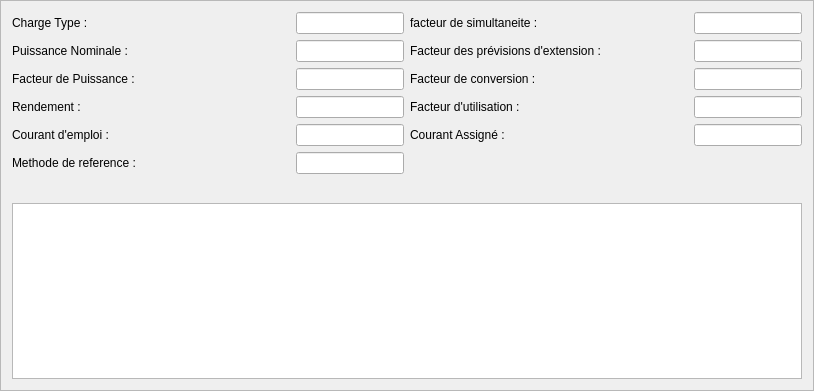
  <widget class="QFrame" name="frame_charge_data_generated">
   <property name="geometry">
    <rect>
     <x>830</x>
     <y>518</y>
     <width>814</width>
     <height>391</height>
    </rect>
   </property>
   <property name="sizePolicy">
    <sizepolicy hsizetype="Expanding" vsizetype="Expanding">
     <horstretch>0</horstretch>
     <verstretch>0</verstretch>
    </sizepolicy>
   </property>
   <property name="frameShape">
    <enum>QFrame::StyledPanel</enum>
   </property>
   <property name="frameShadow">
    <enum>QFrame::Raised</enum>
   </property>
   <layout class="QGridLayout" name="gridLayout_10">
    <item row="0" column="0">
     <layout class="QGridLayout" name="gridLayout_9">
      <item row="0" column="0">
       <layout class="QGridLayout" name="gridLayout_6">
        <item row="0" column="0">
         <layout class="QHBoxLayout" name="horizontalLayout_3">
          <item>
           <widget class="QLabel" name="label_19">
            <property name="sizePolicy">
             <sizepolicy hsizetype="Preferred" vsizetype="Preferred">
              <horstretch>0</horstretch>
              <verstretch>0</verstretch>
             </sizepolicy>
            </property>
            <property name="text">
             <string>Charge Type :</string>
            </property>
           </widget>
          </item>
          <item>
           <spacer name="horizontalSpacer_4">
            <property name="orientation">
             <enum>Qt::Horizontal</enum>
            </property>
            <property name="sizeHint" stdset="0">
             <size>
              <width>40</width>
              <height>20</height>
             </size>
            </property>
           </spacer>
          </item>
          <item>
           <widget class="QLineEdit" name="field_charge_data_name_type_result">
            <property name="sizePolicy">
             <sizepolicy hsizetype="Preferred" vsizetype="Preferred">
              <horstretch>0</horstretch>
              <verstretch>0</verstretch>
             </sizepolicy>
            </property>
            <property name="readOnly">
             <bool>true</bool>
            </property>
           </widget>
          </item>
         </layout>
        </item>
        <item row="1" column="0">
         <layout class="QHBoxLayout" name="horizontalLayout_9">
          <item>
           <widget class="QLabel" name="label_30">
            <property name="sizePolicy">
             <sizepolicy hsizetype="Preferred" vsizetype="Preferred">
              <horstretch>0</horstretch>
              <verstretch>0</verstretch>
             </sizepolicy>
            </property>
            <property name="text">
             <string>Puissance Nominale :</string>
            </property>
           </widget>
          </item>
          <item>
           <spacer name="horizontalSpacer_8">
            <property name="orientation">
             <enum>Qt::Horizontal</enum>
            </property>
            <property name="sizeType">
             <enum>QSizePolicy::MinimumExpanding</enum>
            </property>
            <property name="sizeHint" stdset="0">
             <size>
              <width>40</width>
              <height>20</height>
             </size>
            </property>
           </spacer>
          </item>
          <item>
           <widget class="QLineEdit" name="field_charge_data_name_puissance_nominale_result">
            <property name="sizePolicy">
             <sizepolicy hsizetype="Preferred" vsizetype="Preferred">
              <horstretch>0</horstretch>
              <verstretch>0</verstretch>
             </sizepolicy>
            </property>
            <property name="readOnly">
             <bool>true</bool>
            </property>
           </widget>
          </item>
         </layout>
        </item>
        <item row="2" column="0">
         <layout class="QHBoxLayout" name="horizontalLayout_10">
          <item>
           <widget class="QLabel" name="label_29">
            <property name="sizePolicy">
             <sizepolicy hsizetype="Preferred" vsizetype="Preferred">
              <horstretch>0</horstretch>
              <verstretch>0</verstretch>
             </sizepolicy>
            </property>
            <property name="text">
             <string>Facteur de Puissance :</string>
            </property>
           </widget>
          </item>
          <item>
           <spacer name="horizontalSpacer_7">
            <property name="orientation">
             <enum>Qt::Horizontal</enum>
            </property>
            <property name="sizeType">
             <enum>QSizePolicy::Expanding</enum>
            </property>
            <property name="sizeHint" stdset="0">
             <size>
              <width>40</width>
              <height>20</height>
             </size>
            </property>
           </spacer>
          </item>
          <item>
           <widget class="QLineEdit" name="field_charge_data_name_facteur_puissance_result">
            <property name="sizePolicy">
             <sizepolicy hsizetype="Preferred" vsizetype="Preferred">
              <horstretch>0</horstretch>
              <verstretch>0</verstretch>
             </sizepolicy>
            </property>
            <property name="readOnly">
             <bool>true</bool>
            </property>
           </widget>
          </item>
         </layout>
        </item>
        <item row="3" column="0">
         <layout class="QHBoxLayout" name="horizontalLayout_11">
          <item>
           <widget class="QLabel" name="label_27">
            <property name="sizePolicy">
             <sizepolicy hsizetype="Preferred" vsizetype="Preferred">
              <horstretch>0</horstretch>
              <verstretch>0</verstretch>
             </sizepolicy>
            </property>
            <property name="text">
             <string>Rendement :</string>
            </property>
           </widget>
          </item>
          <item>
           <spacer name="horizontalSpacer_5">
            <property name="orientation">
             <enum>Qt::Horizontal</enum>
            </property>
            <property name="sizeType">
             <enum>QSizePolicy::Expanding</enum>
            </property>
            <property name="sizeHint" stdset="0">
             <size>
              <width>40</width>
              <height>20</height>
             </size>
            </property>
           </spacer>
          </item>
          <item>
           <widget class="QLineEdit" name="field_charge_data_name_rendement_result">
            <property name="sizePolicy">
             <sizepolicy hsizetype="Preferred" vsizetype="Preferred">
              <horstretch>0</horstretch>
              <verstretch>0</verstretch>
             </sizepolicy>
            </property>
            <property name="readOnly">
             <bool>true</bool>
            </property>
           </widget>
          </item>
         </layout>
        </item>
        <item row="4" column="0">
         <layout class="QHBoxLayout" name="horizontalLayout_12">
          <item>
           <widget class="QLabel" name="label_28">
            <property name="sizePolicy">
             <sizepolicy hsizetype="Preferred" vsizetype="Preferred">
              <horstretch>0</horstretch>
              <verstretch>0</verstretch>
             </sizepolicy>
            </property>
            <property name="text">
             <string>Courant d'emploi :</string>
            </property>
           </widget>
          </item>
          <item>
           <spacer name="horizontalSpacer_6">
            <property name="orientation">
             <enum>Qt::Horizontal</enum>
            </property>
            <property name="sizeHint" stdset="0">
             <size>
              <width>40</width>
              <height>20</height>
             </size>
            </property>
           </spacer>
          </item>
          <item>
           <widget class="QLineEdit" name="field_charge_data_current_result">
            <property name="sizePolicy">
             <sizepolicy hsizetype="Preferred" vsizetype="Preferred">
              <horstretch>0</horstretch>
              <verstretch>0</verstretch>
             </sizepolicy>
            </property>
            <property name="readOnly">
             <bool>true</bool>
            </property>
           </widget>
          </item>
         </layout>
        </item>
       </layout>
      </item>
      <item row="0" column="1">
       <layout class="QGridLayout" name="gridLayout_8">
        <item row="0" column="0">
         <layout class="QHBoxLayout" name="horizontalLayout_19">
          <item>
           <widget class="QLabel" name="label_20">
            <property name="sizePolicy">
             <sizepolicy hsizetype="Preferred" vsizetype="Preferred">
              <horstretch>0</horstretch>
              <verstretch>0</verstretch>
             </sizepolicy>
            </property>
            <property name="text">
             <string>facteur de simultaneite :</string>
            </property>
           </widget>
          </item>
          <item>
           <spacer name="horizontalSpacer_9">
            <property name="orientation">
             <enum>Qt::Horizontal</enum>
            </property>
            <property name="sizeHint" stdset="0">
             <size>
              <width>40</width>
              <height>20</height>
             </size>
            </property>
           </spacer>
          </item>
          <item>
           <widget class="QLineEdit" name="field_charge_data_name_facteur_simultaneite_result">
            <property name="sizePolicy">
             <sizepolicy hsizetype="Preferred" vsizetype="Preferred">
              <horstretch>0</horstretch>
              <verstretch>0</verstretch>
             </sizepolicy>
            </property>
            <property name="readOnly">
             <bool>true</bool>
            </property>
           </widget>
          </item>
         </layout>
        </item>
        <item row="1" column="0">
         <layout class="QHBoxLayout" name="horizontalLayout_22">
          <item>
           <widget class="QLabel" name="label_31">
            <property name="sizePolicy">
             <sizepolicy hsizetype="Preferred" vsizetype="Preferred">
              <horstretch>0</horstretch>
              <verstretch>0</verstretch>
             </sizepolicy>
            </property>
            <property name="text">
             <string>Facteur des prévisions d'extension :</string>
            </property>
           </widget>
          </item>
          <item>
           <spacer name="horizontalSpacer_10">
            <property name="orientation">
             <enum>Qt::Horizontal</enum>
            </property>
            <property name="sizeType">
             <enum>QSizePolicy::MinimumExpanding</enum>
            </property>
            <property name="sizeHint" stdset="0">
             <size>
              <width>40</width>
              <height>20</height>
             </size>
            </property>
           </spacer>
          </item>
          <item>
           <widget class="QLineEdit" name="field_charge_data_name_facteur_extension_result">
            <property name="sizePolicy">
             <sizepolicy hsizetype="Preferred" vsizetype="Preferred">
              <horstretch>0</horstretch>
              <verstretch>0</verstretch>
             </sizepolicy>
            </property>
            <property name="readOnly">
             <bool>true</bool>
            </property>
           </widget>
          </item>
         </layout>
        </item>
        <item row="2" column="0">
         <layout class="QHBoxLayout" name="horizontalLayout_23">
          <item>
           <widget class="QLabel" name="label_32">
            <property name="sizePolicy">
             <sizepolicy hsizetype="Preferred" vsizetype="Preferred">
              <horstretch>0</horstretch>
              <verstretch>0</verstretch>
             </sizepolicy>
            </property>
            <property name="text">
             <string>Facteur de conversion :</string>
            </property>
           </widget>
          </item>
          <item>
           <spacer name="horizontalSpacer_11">
            <property name="orientation">
             <enum>Qt::Horizontal</enum>
            </property>
            <property name="sizeType">
             <enum>QSizePolicy::Expanding</enum>
            </property>
            <property name="sizeHint" stdset="0">
             <size>
              <width>40</width>
              <height>20</height>
             </size>
            </property>
           </spacer>
          </item>
          <item>
           <widget class="QLineEdit" name="field_charge_data_facteur_conversion_result">
            <property name="sizePolicy">
             <sizepolicy hsizetype="Preferred" vsizetype="Preferred">
              <horstretch>0</horstretch>
              <verstretch>0</verstretch>
             </sizepolicy>
            </property>
            <property name="readOnly">
             <bool>true</bool>
            </property>
           </widget>
          </item>
         </layout>
        </item>
        <item row="3" column="0">
         <layout class="QHBoxLayout" name="horizontalLayout_24">
          <item>
           <widget class="QLabel" name="label_33">
            <property name="sizePolicy">
             <sizepolicy hsizetype="Preferred" vsizetype="Preferred">
              <horstretch>0</horstretch>
              <verstretch>0</verstretch>
             </sizepolicy>
            </property>
            <property name="text">
             <string>Facteur d'utilisation :</string>
            </property>
           </widget>
          </item>
          <item>
           <spacer name="horizontalSpacer_12">
            <property name="orientation">
             <enum>Qt::Horizontal</enum>
            </property>
            <property name="sizeHint" stdset="0">
             <size>
              <width>40</width>
              <height>20</height>
             </size>
            </property>
           </spacer>
          </item>
          <item>
           <widget class="QLineEdit" name="field_charge_data_name_facteur_utilisation_result">
            <property name="sizePolicy">
             <sizepolicy hsizetype="Preferred" vsizetype="Preferred">
              <horstretch>0</horstretch>
              <verstretch>0</verstretch>
             </sizepolicy>
            </property>
            <property name="readOnly">
             <bool>true</bool>
            </property>
           </widget>
          </item>
         </layout>
        </item>
        <item row="4" column="0">
         <layout class="QHBoxLayout" name="horizontalLayout_25">
          <item>
           <widget class="QLabel" name="label_34">
            <property name="sizePolicy">
             <sizepolicy hsizetype="Preferred" vsizetype="Preferred">
              <horstretch>0</horstretch>
              <verstretch>0</verstretch>
             </sizepolicy>
            </property>
            <property name="text">
             <string>Courant Assigné :</string>
            </property>
           </widget>
          </item>
          <item>
           <spacer name="horizontalSpacer_13">
            <property name="orientation">
             <enum>Qt::Horizontal</enum>
            </property>
            <property name="sizeHint" stdset="0">
             <size>
              <width>40</width>
              <height>20</height>
             </size>
            </property>
           </spacer>
          </item>
          <item>
           <widget class="QLineEdit" name="field_charge_data_current_assigned_result">
            <property name="sizePolicy">
             <sizepolicy hsizetype="Preferred" vsizetype="Preferred">
              <horstretch>0</horstretch>
              <verstretch>0</verstretch>
             </sizepolicy>
            </property>
            <property name="readOnly">
             <bool>true</bool>
            </property>
           </widget>
          </item>
         </layout>
        </item>
       </layout>
      </item>
      <item row="1" column="0">
       <layout class="QHBoxLayout" name="horizontalLayout_27">
        <item>
         <widget class="QLabel" name="lbl_charge_data_meth_ref_edit">
          <property name="sizePolicy">
           <sizepolicy hsizetype="Preferred" vsizetype="Preferred">
            <horstretch>0</horstretch>
            <verstretch>0</verstretch>
           </sizepolicy>
          </property>
          <property name="text">
           <string>Methode de reference :</string>
          </property>
         </widget>
        </item>
        <item>
         <spacer name="horizontalSpacer_14">
          <property name="orientation">
           <enum>Qt::Horizontal</enum>
          </property>
          <property name="sizeHint" stdset="0">
           <size>
            <width>40</width>
            <height>20</height>
           </size>
          </property>
         </spacer>
        </item>
        <item>
         <widget class="QLineEdit" name="field_charge_data_current_admissible">
          <property name="sizePolicy">
           <sizepolicy hsizetype="Preferred" vsizetype="Preferred">
            <horstretch>0</horstretch>
            <verstretch>0</verstretch>
           </sizepolicy>
          </property>
          <property name="readOnly">
           <bool>true</bool>
          </property>
         </widget>
        </item>
       </layout>
      </item>
     </layout>
    </item>
    <item row="2" column="0">
     <widget class="QTableView" name="tableView"/>
    </item>
    <item row="1" column="0">
     <spacer name="verticalSpacer_2">
      <property name="orientation">
       <enum>Qt::Vertical</enum>
      </property>
      <property name="sizeHint" stdset="0">
       <size>
        <width>20</width>
        <height>40</height>
       </size>
      </property>
     </spacer>
    </item>
   </layout>
  </widget>
